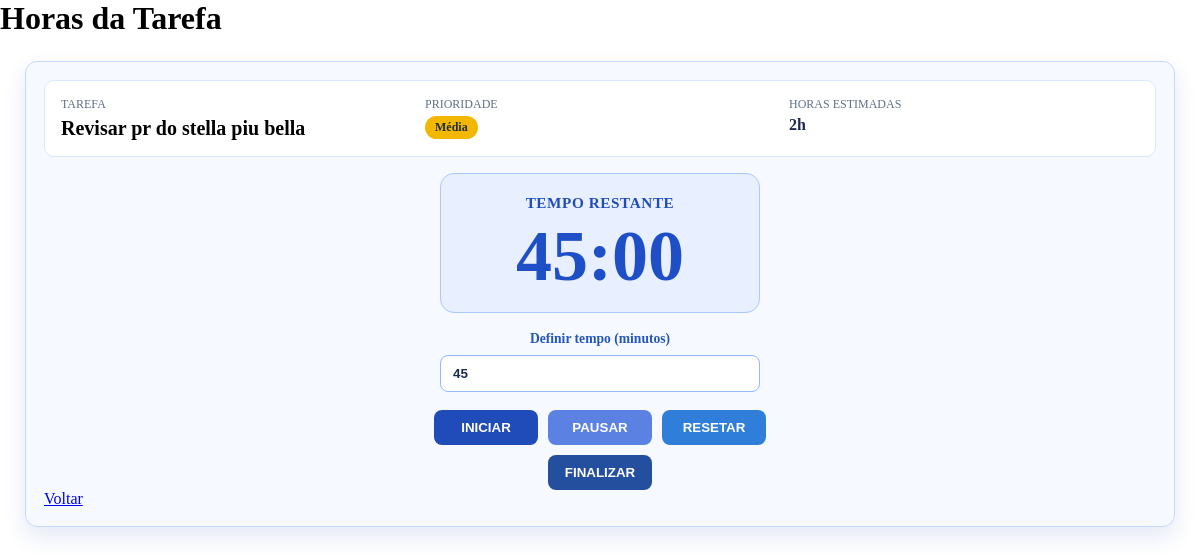
The page /horas/25/ on the database its author committed.
### tarefas/models.py (models this page shows, shortened)
class Tarefa(models.Model):
    PRIORIDADE_CHOICES = [
        ('BA', 'Baixa'),
        ('ME', 'Média'),
        ('AL', 'Alta'),
    ]
    nome = models.CharField(max_length=255)
    descricao = models.TextField(blank=True)
    prioridade = models.CharField(
        max_length=2, choices=PRIORIDADE_CHOICES, default='ME')
    horas_estimadas = models.PositiveIntegerField(
        default=0, help_text='Minutos estimados')
    horas_trabalhadas = models.PositiveIntegerField(
        default=0, help_text='Minutos trabalhados')
    data = models.DateField()
    @property
    def horas_estimadas_formatadas(self):
        horas = self.horas_estimadas // 60
        minutos = self.horas_estimadas % 60
        if horas > 0 and minutos > 0:
            return f"{horas}h {minutos}m"
        if horas > 0:
            return f"{horas}h"
        return f"{minutos}m"

### tarefas/views.py (the view)
# urls.py: path('horas/<int:tarefa_id>/', views.horas_tarefa, name='horas_tarefa'),
def horas_tarefa(request, tarefa_id):
    tarefa = get_object_or_404(Tarefa, id=tarefa_id)
    return render(request, 'horas_tarefa.html', {'tarefa': tarefa})

### templates/horas_tarefa.html (shortened to what this page needs)
{% extends 'index.html' %}
{% block content %}
<h1>Horas da Tarefa</h1>
<section class='horas-container'>
  <header class='tarefa-detalhes'>
    <div class='detalhe-item'>
      <small class='item-label'>Tarefa</small>
      <h2>{{ tarefa.nome }}</h2>
    </div>
    <div class='detalhe-item'>
      <small class='item-label'>Prioridade</small>
      <span class='prioridade-badge {{ tarefa.prioridade|lower }}'>{{ tarefa.get_prioridade_display }}</span>
    </div>
    <div class='detalhe-item'>
      <small class='item-label'>Horas estimadas</small>
      <span>{{ tarefa.horas_estimadas_formatadas }}</span>
    </div>
  </header>
  <main>
    <section class='contador'>
      <div class="relogio">
        <h3>Tempo restante</h3>
        <h1 id="time"></h1>
      </div>
      <div class="escolher_tempo">
        <label for="tempo-minutos">Definir tempo (minutos)</label>
        <input type="number" id="tempo-minutos" min="1" max="999" value="45" />
      </div>
      <div class="painel">
        <button type="button" class="btn-cont btn-iniciar">Iniciar</button>
        <button type="button" class="btn-cont btn-pausar">Pausar</button>
        <button type="button" class="btn-cont btn-resetar">Resetar</button>
        <button type="button" class="btn-cont btn-finalizar">Finalizar</button>
      </div>
    </section>
  </main>
  <div class='actions-row'>
    <a href="{% url 'tarefa_especifica' tarefa.data %}" class="btn-back">Voltar</a>
  </div>
</section>
{% endblock %}

### static/css/estilo.css (style rules this page uses)
body { background: white; }
* { margin: 0; padding: 0; box-sizing: border-box; }
.horas-container { max-width: 1150px; margin: 24px auto; padding: 18px; background-color: #f6f9ff; border: 1px solid #c7d8ff; border-radius: 12px; box-shadow: 0 10px 22px rgba(31, 76, 185, 0.12); }
.tarefa-detalhes { display: flex; flex-wrap: wrap; gap: 14px; align-items: flex-start; padding: 16px; background: #ffffff; border-radius: 10px; border: 1px solid #d9e6ff; margin-bottom: 16px; }
.detalhe-item { min-width: 180px; flex: 1 1 150px; }
.detalhe-item h2 { margin: 0; font-size: 1.25rem; line-height: 1.2; }
.item-label { display: block; font-size: 0.75rem; color: #5f6f88; text-transform: uppercase; margin-bottom: 4px; }
.detalhe-item span { font-weight: 600; color: #1d2a4a; }
.prioridade-badge { display: inline-block; padding: 4px 10px; border-radius: 999px; font-size: 0.75rem; color: white; font-weight: 700; }
.prioridade-badge.me { background-color: #f2b700; color: #1f2f39; }
.actions-row { display: flex; justify-content: flex-start; gap: 12px; }
.contador { display: flex; flex-direction: column; justify-content: center; align-items: center; gap: 18px; margin-top: 16px; }
.relogio { display: flex; flex-direction: column; align-items: center; justify-content: center; background: #e8efff; border: 1px solid #aac8ff; border-radius: 14px; padding: 20px 24px; min-width: 320px; }
.relogio h3 { margin: 0; color: #1f4cb9; text-transform: uppercase; letter-spacing: 0.04em; font-size: 0.95rem; }
.relogio h1 { margin: 8px 0 0; font-size: 4.5rem; line-height: 1; color: #1e4fc6; font-weight: 800; }
.escolher_tempo { display: flex; flex-direction: column; align-items: center; gap: 8px; width: 100%; max-width: 320px; }
.escolher_tempo label { font-size: 0.85rem; color: #2557b8; font-weight: 600; }
.escolher_tempo input { width: 100%; padding: 10px 12px; border: 1px solid #95b7ff; border-radius: 8px; font-weight: 700; color: #1a2a54; }
.painel { display: flex; flex-wrap: wrap; justify-content: center; gap: 10px; width: 100%; max-width: 440px; }
.btn-cont { border: 0; color: white; padding: 10px 14px; border-radius: 8px; font-weight: 700; cursor: pointer; min-width: 104px; text-transform: uppercase; }
.btn-iniciar { background: #1f4cb9; }
.btn-pausar { background: #5b82e2; }
.btn-resetar { background: #2f7ed9; }
.btn-finalizar { background: #244f9e; }

### rows shown on the page
Tarefa: nome "Revisar pr do stella piu bella", prioridade "Média", horas_estimadas_formatadas "2h"
